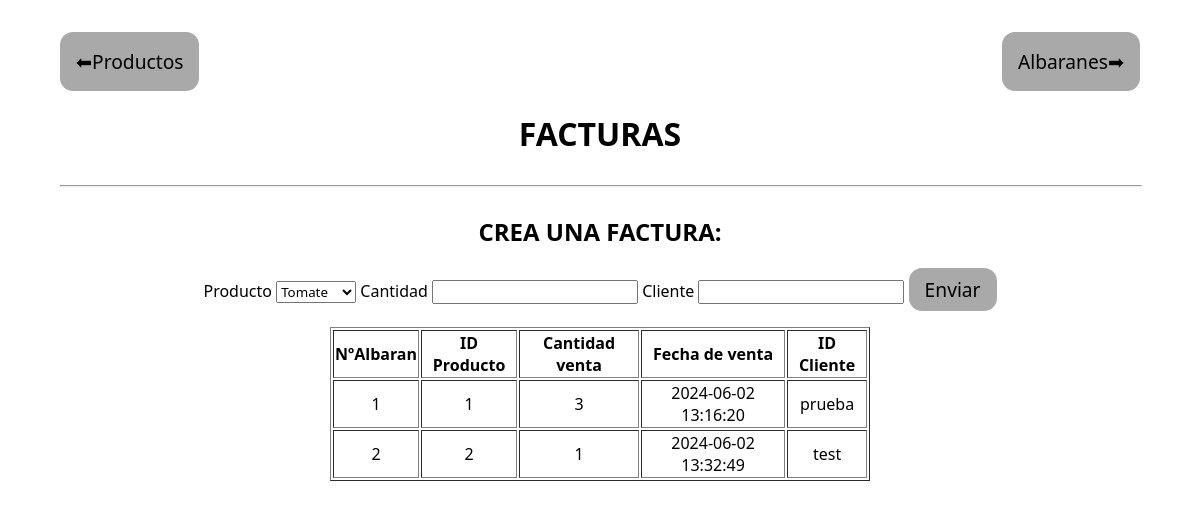
The page /facturacion on the database as committed earlier.
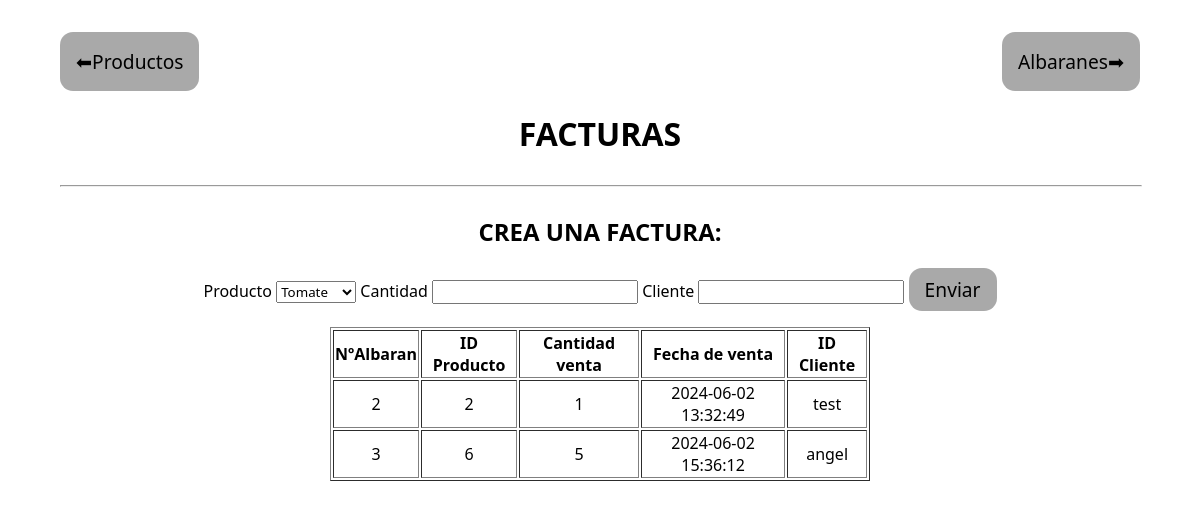
The same page on the database as committed later.
### models.py (models this page shows)
class Facturacion(db.Model):
    __tablename__ = 'facturacion'
    id_factura= Column(Integer,primary_key=True,autoincrement=True)
    id_producto = Column(Integer, ForeignKey('producto.id_producto'),nullable=False)
    cantidad_vendida = Column(Integer,nullable=False)
    fecha_venta = Column(TIMESTAMP,server_default = func.current_timestamp(), comment='Se guarda la fecha actual ya que se entiende que si se ha registrado en la base de datos significa que todo el proceso a sido un exito')
    id_cliente = Column(String(100),server_default='Cliente ejemplo')

### routes.py (the view, shortened to what this page needs)
@main.route('/facturacion', methods=["GET", "POST"])
def crear_facturas():
    productos = Producto.query.all()
    facturas = Facturacion.query.all()
    form = FacturasForm()
    form.id_producto.choices = [(producto.id_producto, producto.nombre) for producto in productos]
    productToEdit = Producto.query.filter_by(id_producto=form.id_producto.data).first()
    return render_template("facturas.html",form=form,facturas=facturas)

### form.py
class FacturasForm(FlaskForm):
    id_producto =  SelectField('id_producto', choices=[], coerce=int)
    cantidad_vendida = IntegerField('cantidad_vendida', validators=[validators.DataRequired(), validators.NumberRange(min=1)])
    id_cliente=StringField('proveedor',[validators.Length(min=2, max=100)])

### templates/facturas.html (shortened to what this page needs)
<!DOCTYPE html>
<html lang="en">
    <head>
        <link rel="stylesheet" href="static/style.css">
    </head>
    <body>
        <div style="
        display: flex;
        justify-content: space-between;
        width: 100%;">
            <button><a href="/productos">⬅Productos</a></button>  <button><a href="/albaranes">Albaranes➡</a></button>
        </div>
        <h1>FACTURAS</h1>
        <hr style="width: 100%;">
        <h2>CREA UNA FACTURA:</h2>
        <form method="post" >
            <label >Producto {{form.id_producto}}</label>
            <label >Cantidad {{form.cantidad_vendida}}</label>
            <label >Cliente {{form.id_cliente}}</label>
            <button style="padding: 0.5rem 1rem;" type="submit">Enviar</button>
        </form>
    <table border style="text-align: center;">
        <thead>
           <tr>
               <th>NºAlbaran</th>
               <th>ID Producto</th>
               <th>Cantidad venta</th>
               <th>Fecha de venta</th>
               <th>ID Cliente</th>
           </tr>
        </thead>
        <tbody>
           {% for factura in facturas %}
           <tr>
               <td>{{factura.id_factura}}</td>
               <td>{{factura.id_producto}}</td>
               <td>{{factura.cantidad_vendida}}</td>
               <td>{{factura.fecha_venta}}</td>
               <td>{{factura.id_cliente}}</td>
           </tr>
           {% endfor %}
        </tbody>
       </table>
</body>
</html>

### static/style.css (style rules this page uses)
* { font-family: 'Segoe UI', Tahoma, Geneva, Verdana, sans-serif; }
body { height: 90%; width: 90%; display: flex; justify-content: center; flex-direction: column; align-content: center; align-items: center; margin: auto; margin-top: 2rem; }
button { padding: 1rem; border-radius: 13px; border: none; font-size: larger; color: black; background: darkgrey; }
a { text-decoration: none; color: black; }
table { text-align: center; width: 50%; margin: 1rem; }

Rows that differ between the two databases and show on the page:
removed Facturacion: id_factura "1", id_producto "1", cantidad_vendida "3", fecha_venta "2024-06-02 13:16:20", id_cliente "prueba"
added Facturacion: id_factura "3", id_producto "6", cantidad_vendida "5", fecha_venta "2024-06-02 15:36:12", id_cliente "angel"
